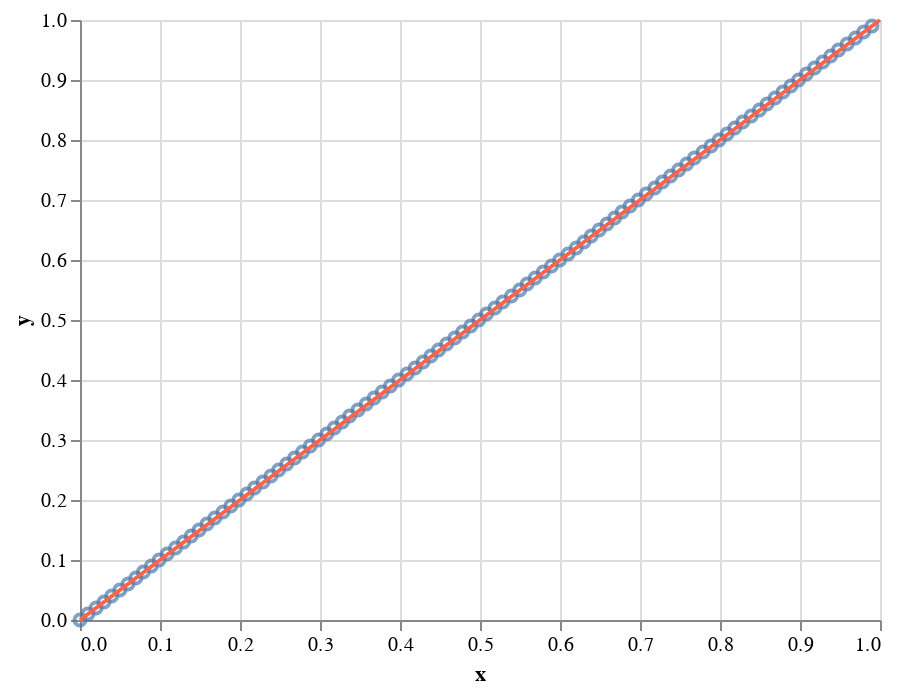

Write notebook code for a chart like this one.
### Code cell
x = np.random.random(size=100000)

x, y = bootcamp_utils.ecdf_vals(x)

df_ecdf = pd.DataFrame(data={'x': x[::1000],
                             'y': y[::1000]})

df_cdf = pd.DataFrame(data={'x': [0,1],
                            'y': [0,1]})

ecdf = alt.Chart(df_ecdf
    ).mark_point(
    ).encode(
        x='x:Q',
        y='y:Q')

cdf = alt.Chart(df_cdf
    ).mark_line(
        color='tomato'
    ).encode(
        x='x:Q',
        y='y:Q')

ecdf + cdf

### Figure 1 — Vega-Lite specification as saved in the notebook (floating-point values rounded to 4 significant figures)
{"$schema": "https://vega.github.io/schema/vega-lite/v2.4.3.json", "config": {"view": {"height": 300, "width": 400}}, "layer": [{"data": {"values": [{"x": 4.471e-06, "y": 1e-05}, {"x": 0.009852, "y": 0.01001}, {"x": 0.02005, "y": 0.02001}, {"x": 0.03001, "y": 0.03001}, {"x": 0.03957, "y": 0.04001}, {"x": 0.04983, "y": 0.05001}, {"x": 0.05998, "y": 0.06001}, {"x": 0.06977, "y": 0.07001}, {"x": 0.07922, "y": 0.08001}, {"x": 0.08919, "y": 0.09001}, {"x": 0.09892, "y": 0.1}, {"x": 0.1089, "y": 0.11}, {"x": 0.1194, "y": 0.12}, {"x": 0.1294, "y": 0.13}, {"x": 0.139, "y": 0.14}, {"x": 0.1488, "y": 0.15}, {"x": 0.1586, "y": 0.16}, {"x": 0.1685, "y": 0.17}, {"x": 0.1787, "y": 0.18}, {"x": 0.1886, "y": 0.19}, {"x": 0.1986, "y": 0.2}, {"x": 0.2085, "y": 0.21}, {"x": 0.2181, "y": 0.22}, {"x": 0.2287, "y": 0.23}, {"x": 0.2387, "y": 0.24}, {"x": 0.2483, "y": 0.25}, {"x": 0.2583, "y": 0.26}, {"x": 0.2682, "y": 0.27}, {"x": 0.2781, "y": 0.28}, {"x": 0.2879, "y": 0.29}, {"x": 0.2983, "y": 0.3}, {"x": 0.3084, "y": 0.31}, {"x": 0.3179, "y": 0.32}, {"x": 0.3278, "y": 0.33}, {"x": 0.337, "y": 0.34}, {"x": 0.3475, "y": 0.35}, {"x": 0.3577, "y": 0.36}, {"x": 0.3677, "y": 0.37}, {"x": 0.3777, "y": 0.38}, {"x": 0.388, "y": 0.39}, {"x": 0.3984, "y": 0.4}, {"x": 0.4087, "y": 0.41}, {"x": 0.4189, "y": 0.42}, {"x": 0.4288, "y": 0.43}, {"x": 0.4386, "y": 0.44}, {"x": 0.4482, "y": 0.45}, {"x": 0.4582, "y": 0.46}, {"x": 0.4685, "y": 0.47}, {"x": 0.4782, "y": 0.48}, {"x": 0.4885, "y": 0.49}, {"x": 0.4985, "y": 0.5}, {"x": 0.5081, "y": 0.51}, {"x": 0.5186, "y": 0.52}, {"x": 0.5285, "y": 0.53}, {"x": 0.5393, "y": 0.54}, {"x": 0.5496, "y": 0.55}, {"x": 0.5588, "y": 0.56}, {"x": 0.5689, "y": 0.57}, {"x": 0.5791, "y": 0.58}, {"x": 0.5894, "y": 0.59}, {"x": 0.5996, "y": 0.6}, {"x": 0.6102, "y": 0.61}, {"x": 0.6202, "y": 0.62}, {"x": 0.6299, "y": 0.63}, {"x": 0.639, "y": 0.64}, {"x": 0.6489, "y": 0.65}, {"x": 0.6586, "y": 0.66}, {"x": 0.6683, "y": 0.67}, {"x": 0.6776, "y": 0.68}, {"x": 0.6876, "y": 0.69}, {"x": 0.698, "y": 0.7}, {"x": 0.7078, "y": 0.71}, {"x": 0.7184, "y": 0.72}, {"x": 0.7281, "y": 0.73}, {"x": 0.7383, "y": 0.74}, {"x": 0.7483, "y": 0.75}, {"x": 0.7583, "y": 0.76}, {"x": 0.768, "y": 0.77}, {"x": 0.7788, "y": 0.78}, {"x": 0.7888, "y": 0.79}, {"x": 0.7989, "y": 0.8}, {"x": 0.8087, "y": 0.81}, {"x": 0.8185, "y": 0.82}, {"x": 0.8284, "y": 0.83}, {"x": 0.839, "y": 0.84}, {"x": 0.8493, "y": 0.85}, {"x": 0.8587, "y": 0.86}, {"x": 0.8688, "y": 0.87}, {"x": 0.8787, "y": 0.88}, {"x": 0.8886, "y": 0.89}, {"x": 0.8982, "y": 0.9}, {"x": 0.9081, "y": 0.91}, {"x": 0.9182, "y": 0.92}, {"x": 0.9284, "y": 0.93}, {"x": 0.9384, "y": 0.94}, {"x": 0.9481, "y": 0.95}, {"x": 0.9589, "y": 0.96}, {"x": 0.9693, "y": 0.97}, {"x": 0.9795, "y": 0.98}, {"x": 0.9901, "y": 0.99}]}, "encoding": {"x": {"field": "x", "type": "quantitative"}, "y": {"field": "y", "type": "quantitative"}}, "mark": "point"}, {"data": {"values": [{"x": 0, "y": 0}, {"x": 1, "y": 1}]}, "encoding": {"x": {"field": "x", "type": "quantitative"}, "y": {"field": "y", "type": "quantitative"}}, "mark": {"color": "tomato", "type": "line"}}]}
